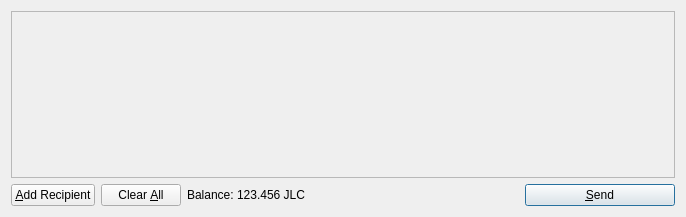
<?xml version="1.0" encoding="UTF-8"?>
<ui version="4.0">
 <class>SendCoinsDialog</class>
 <widget class="QDialog" name="SendCoinsDialog">
  <property name="geometry">
   <rect>
    <x>0</x>
    <y>0</y>
    <width>686</width>
    <height>217</height>
   </rect>
  </property>
  <property name="windowTitle">
   <string>Send Coins</string>
  </property>
  <layout class="QVBoxLayout" name="verticalLayout">
   <item>
    <widget class="QScrollArea" name="scrollArea">
     <property name="widgetResizable">
      <bool>true</bool>
     </property>
     <widget class="QWidget" name="scrollAreaWidgetContents">
      <property name="geometry">
       <rect>
        <x>0</x>
        <y>0</y>
        <width>666</width>
        <height>165</height>
       </rect>
      </property>
      <layout class="QVBoxLayout" name="verticalLayout_2">
       <property name="margin">
        <number>0</number>
       </property>
       <item>
        <layout class="QVBoxLayout" name="entries">
         <property name="spacing">
          <number>6</number>
         </property>
        </layout>
       </item>
       <item>
        <spacer name="verticalSpacer">
         <property name="orientation">
          <enum>Qt::Vertical</enum>
         </property>
         <property name="sizeHint" stdset="0">
          <size>
           <width>20</width>
           <height>40</height>
          </size>
         </property>
        </spacer>
       </item>
      </layout>
     </widget>
    </widget>
   </item>
   <item>
    <layout class="QHBoxLayout" name="horizontalLayout">
     <item>
      <widget class="QPushButton" name="addButton">
       <property name="toolTip">
        <string>Send to multiple recipients at once</string>
       </property>
       <property name="text">
        <string>&amp;Add Recipient</string>
       </property>
       <property name="icon">
        <iconset resource="../bitcoin.qrc">
         <normaloff>:/icons/add</normaloff>:/icons/add</iconset>
       </property>
       <property name="autoDefault">
        <bool>false</bool>
       </property>
      </widget>
     </item>
     <item>
      <widget class="QPushButton" name="clearButton">
       <property name="sizePolicy">
        <sizepolicy hsizetype="Minimum" vsizetype="Fixed">
         <horstretch>0</horstretch>
         <verstretch>0</verstretch>
        </sizepolicy>
       </property>
       <property name="toolTip">
        <string>Remove all transaction fields</string>
       </property>
       <property name="text">
        <string>Clear &amp;All</string>
       </property>
       <property name="icon">
        <iconset resource="../bitcoin.qrc">
         <normaloff>:/icons/remove</normaloff>:/icons/remove</iconset>
       </property>
       <property name="autoRepeatDelay">
        <number>300</number>
       </property>
       <property name="autoDefault">
        <bool>false</bool>
       </property>
      </widget>
     </item>
     <item>
      <layout class="QHBoxLayout" name="horizontalLayout_2">
       <property name="spacing">
        <number>3</number>
       </property>
       <item>
        <widget class="QLabel" name="label">
         <property name="text">
          <string>Balance:</string>
         </property>
        </widget>
       </item>
       <item>
        <widget class="QLabel" name="labelBalance">
         <property name="cursor">
          <cursorShape>IBeamCursor</cursorShape>
         </property>
         <property name="text">
          <string>123.456 JLC</string>
         </property>
         <property name="textInteractionFlags">
          <set>Qt::LinksAccessibleByMouse|Qt::TextSelectableByKeyboard|Qt::TextSelectableByMouse</set>
         </property>
        </widget>
       </item>
      </layout>
     </item>
     <item>
      <spacer name="horizontalSpacer">
       <property name="orientation">
        <enum>Qt::Horizontal</enum>
       </property>
       <property name="sizeHint" stdset="0">
        <size>
         <width>40</width>
         <height>20</height>
        </size>
       </property>
      </spacer>
     </item>
     <item>
      <widget class="QPushButton" name="sendButton">
       <property name="minimumSize">
        <size>
         <width>150</width>
         <height>0</height>
        </size>
       </property>
       <property name="toolTip">
        <string>Confirm the send action</string>
       </property>
       <property name="text">
        <string>&amp;Send</string>
       </property>
       <property name="icon">
        <iconset resource="../bitcoin.qrc">
         <normaloff>:/icons/send</normaloff>:/icons/send</iconset>
       </property>
       <property name="default">
        <bool>true</bool>
       </property>
      </widget>
     </item>
    </layout>
   </item>
  </layout>
 </widget>
 <resources>
  <include location="../bitcoin.qrc"/>
 </resources>
 <connections/>
</ui>
